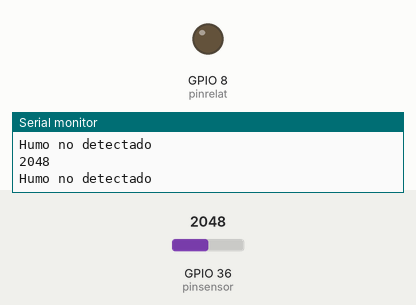
Simulated run of this sketch. Board: ESP32. Shown: output pins drawn as LEDs (lit = HIGH), the last lines printed to the serial monitor. The inputs (shaded band) are chosen by the test bench; at power-on: GPIO 36 (pinsensor) = 2048.

Above: at 1.2 s.
1.3 s: GPIO 36 (pinsensor) set to 105
2.8 s: GPIO 36 (pinsensor) set to 89
At 4.0 s:
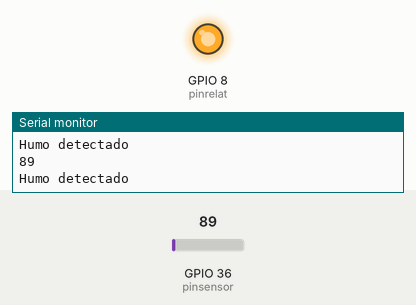
4.3 s: GPIO 36 (pinsensor) set to 491
At 5.9 s:
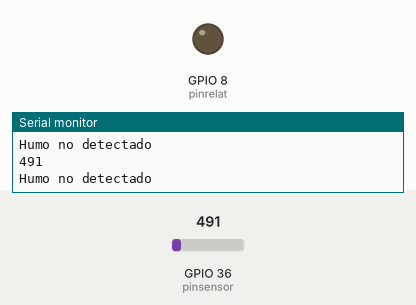
6.5 s: GPIO 36 (pinsensor) set to 60
At 7.2 s:
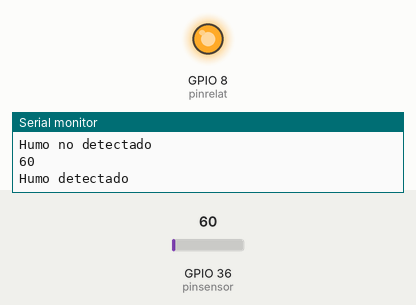
Timing chart, 0 to 9.0 s (numbered marks = the images above; inputs shaded):
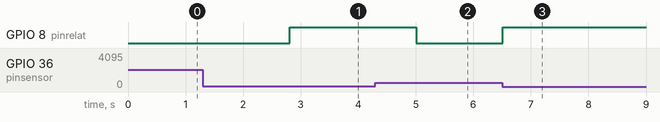

Measured:
- the behaviour switches between 100 and 99 on GPIO 36 (pinsensor) (found by bisection; images 0 and 1)
- after the input at 2.8 s, GPIO 8 (pinrelat): LOW → HIGH at once
- after the input at 4.3 s, GPIO 8 (pinrelat): HIGH → LOW after 0.71 s
- after the input at 6.5 s, GPIO 8 (pinrelat): LOW → HIGH at once

The sketch:

focoPorfi.ino
```cpp
#define pinsensor A0
#define pinrelat 8
int valor;
void setup(){
  Serial.begin(9600);
  pinMode(pinsensor,INPUT);
  pinMode(pinrelat,OUTPUT);
}
void loop(){
  valor = analogRead(pinsensor);
  Serial.println(valor);
  if(valor < 100){
    digitalWrite(pinrelat,HIGH);
    Serial.println("Humo detectado");
    delay(1000);
  } else{
    Serial.println("Humo no detectado");
    digitalWrite(pinrelat,LOW);
  }
  delay(100);
}
```
